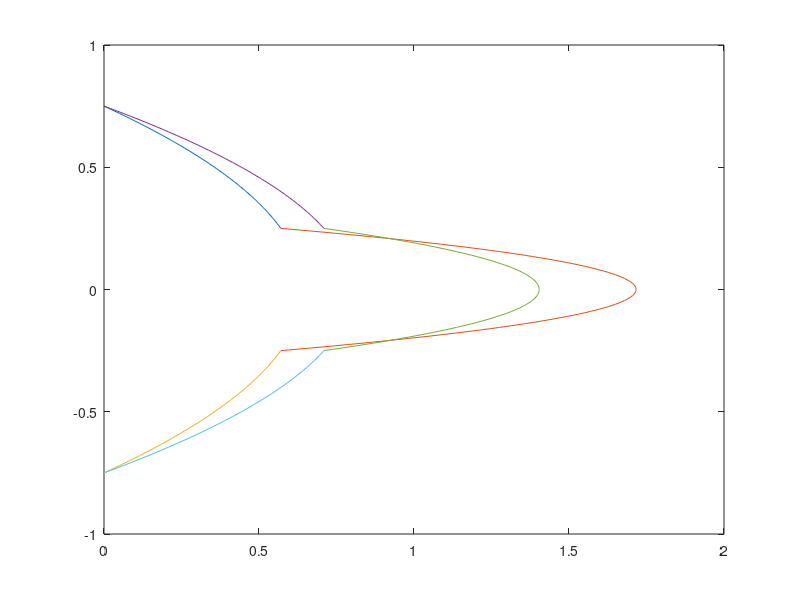

Write MATLAB code to recreate this figure.
%INPUTS

N=3;


%Txz calcuation
%E1=117/(1-(.2758*.017141));    % c {0 }
%E1=8.44/(1-(.403531*.403531)); % c {45}
%E2=7.28/(1-(.017141*.2758));   % c {90}

%Tyz calculation
%E1=7.28/(1-(.017141*.2758));    % c {0 }
%E1=8.44/(1-(.403531*.403531));  % c {45}
%E2=117/(1-(.2758*.017141));     % c {90}


% weight percentage=1

  %Txz calcuation 
%E2=117.06/(1-(.31972*.03994)); % t {0 } %E2=119.26/(1-(.2767*.01697)); % a {0 }  %E2=118.24/(1-(.2779*.02625)); % r {0 } 
%E2=9.5981/(1-(.65707*.65707)); % t {45} %E2=8.2353/(1-(.4128*.4128)); % a {45}   %E2=14.32/(1-(.35622*.35622)); % r {45} 
%E2=14.625/(1-(.31972*.03994)); % t {90} %E2=7.32/(1-(.2767*.01697)); % a {90}    %E2=11.172/(1-(.2779*.02625)); % r {90}
  
  %Tyz calculation
%E2=14.625/(1-(.31972*.03994)); % t {0 } %E2=7.32/(1-(.2767*.01697));   % a {0 }   %E2=11.172/(1-(.2779*.02625)); % r {0 } 
%E2=9.5981/(1-(.65707*.65707)); % t {45} %E2=8.2353/(1-(.4128*.4128));  % a {45}   %E2=14.32/(1-(.35622*.35622)); % r {45} 
%E2=117.06/(1-(.31972*.03994)); % t {90} %E2=119.26/(1-(.2767*.01697)); % a {90}   %E2=118.24/(1-(.2779*.02625)); % r {90}  
 
  
  
%weight percentage=2

%Tyz calculation
   %E2=15.35/(1-(.2796*.0357)); % r {0 } 
   %E2=18.897/(1-(.31425*.31425)); % r {45} 
   %E2=120.21/(1-(.2796*.0357)); % r {90}


 
  E1=15.35/(1-(.2796*.0357)); % r {0 }    
  E2=120.21/(1-(.2796*.0357)); % r {90} 
  E3=15.35/(1-(.2796*.0357)); % r {0 }    
%  
  E= [E1 E2 E3 ]
%E=[80  800 87 ]
%E=[10 20 30 40];
%E=[ (25/(1-(.25*.01))) (1/(1-(.25*.01))) (25/(1-(.2r5*.01)))  (1/(1-(.25*.01)))  (25/(1-(.25*.01)))   ];    % 0 90 0 90 0
%E=[ (25/(1-(.25*.01))) (1/(1-(.25*.01))) (1.325/(1-(.3245)^2))  (1/(1-(.25*.01)))  (25/(1-(.25*.01)))   ]  % 0 90 45 90 0 
%E= [ (2.192/(1-(.4082*.2994  ))) (1/(1-(.25*.01))) (1.325/(1-(.3245)^2)) (1.068/(1-(.1989*.40822))) 2.4971]; % -30 90 45 60 30
% E=[40 10]
b= 10;
t=[.5  .5  .5];
Q=1;
%Calculation of boundaries of layers : z_1(i) or zk

c=sum(t)/2;
z_1(1)=c;
for i=1:N
    
    z_1(i+1)=z_1(i)-(t(i))
end

clear i;

%Calculation of normalization factors : n(i) 

E_a=sum(E)/N;
for i=1:N
    n(i)=E(i)/E_a;
end

clear i;

%Calculation of nuetral axes : z_g or z*
for i=1:N
    c(i)=((z_1(i+1)+z_1(i))*n(i)*t(i));
end

clear i;

a=sum(c)/2;
for i=1:N
    C1(i)=(t(i)*n(i));
end
w=sum(C1);
z_g = a/w;


%Calculation of Boundaries wrt Nuetral axes or z or z_cap

 for i=1:N+1;
 z(i) = z_1(i)-z_g;
end

clear i;

%Calculation of Moment of Inertia

for i=1:N
e(i)= (b/12)* n(i)*(t(i)*t(i)*t(i));
f(i)= (b/4)*n(i)*(t(i))*((z(i+1)+z(i))^2);
end

I = sum(e)+sum(f);

clear i;


% Layerwise/lamina wise shear stress distribution Calculation.

for i=1:N
    
    
    t_21=0;
    t_22=0;
    t_23=0;
    t_2_1=0;
    t_2_2=0;
    t_2_3=0;
    
    r=((z_1(i)-(z_1(i+1)))/100);
    x_L(:,:,i) = [ z_1(i) : -r :(z_1(i+1))]
 
    
    if z_1(i)*z_1(i+1)>=0 
      
      % t-1 calutaion starts  
        if z_1(i)<0
            h1=-1*z_1(i);
        else
        h1=z_1(i);
        end
    
        if z_1(i+1)<0
           h2=-1*z_1(i+1);
        else
           h2=z_1(i+1);
        end 
    
        if h1>h2
          H= z(i)
        else 
         H= z(i+1) 
        end
        t_1(:,:,i) = (b/2)*n(i)*((x_L(:,:, i )-z_g).^2-(H)^2)
    
     % t-1 calutaion ends
     
     % t-2 calutaion starts 
     
                                     if z_1(i)*z_1(i+1)>0 && z_1(i)>0
                                     display case1
                                     k=i-1;
                                     m=k+1;
                                     
                                     
                                         
                                     for m=k+1:N
                                     t_2_1=t_2_1+(n(m)*(b/2)*(z(m)^2-z(m+1)^2));
         
                                     end
                                     
                                     
                                     t_21=t_2_1;
                                     t_2_1=0;
                                     t_2(i)=t_21
                                      Q_x(:,:,i) = t_1(:,:,i) + t_2(i); 
    
                                      T_x_L(:,:,i) = -(Q_x(:,:,i)*Q)/I
                                  
                                  elseif z_1(i)*z_1(i+1)>0 && z_1(i)<0
                                      display case2
                                      
             
                                     k=i;
                                     m=k+1;
                                     
                                     
                                     for m=k+1:N
                                     t_2_2=t_2_2+(n(m)*(b/2)*(z(m)^2-z(m+1)^2));
         
                                     end
                                     t_22=t_2_2;
                                     t_2_2=0;
                                     t_2(i)=t_22
                                      Q_x(:,:,i) = t_1(:,:,i) + t_2(i); 
    
                                      T_x_L(:,:,i) = -(Q_x(:,:,i)*Q)/I
                                   
                                  elseif  z_1(i)*z_1(i+1)==0 && z_1(i)==0
                                      display case3
                                      k=i;
                                     m=k+1;
                                     
                                     
                                     for m=k+1:N
                                     t_2_2=t_2_2+(n(m)*(b/2)*(z(m)^2-z(m+1)^2));
         
                                     end
                                     t_22=t_2_2;
                                     t_2_2=0;
                                     t_2(i)=t_22
                                      Q_x(:,:,i) = t_1(:,:,i) + t_2(i); 
    
                                      T_x_L(:,:,i) = -(Q_x(:,:,i)*Q)/I
                                   
                                  elseif z_1(i)*z_1(i+1)==0 && z_1(i+1)==0
                                     display case4
                                     k=i-1;
                                     m=k+1;
                                     
                                     
                                         
                                     for m=k+1:N
                                     t_2_1=t_2_1+(n(m)*(b/2)*(z(m)^2-z(m+1)^2));
         
                                     end
                                     
                                     
                                     t_21=t_2_1;
                                     t_2_1=0;
                                     t_2(i)=t_21
                                     Q_x(:,:,i) = t_1(:,:,i) + t_2(i); 
    
                                     T_x_L(:,:,i) = -(Q_x(:,:,i)*Q)/I
     
                                     end
     
                                     
         % t-2 calutaion ends                            
     
    else
        
        % t-1 and t-2 calutaion starts
        for v= 1:length(x_L)
           
         if x_L(:,v,i)>=0
         display case6  
         k=i-1;
         m=k+1;
         t_1(:,v,i) = (b/2)*n(i)*((x_L(:,v, i )-z_g).^2-(z(m))^2)
                                        
                                     
                                     
                                         
                                        for m=k+1:N
                                        t_2_1=t_2_1+(n(m)*(b/2)*(z(m)^2-z(m+1)^2));
         
                                        end
                                     
                                     
                                        t_21=t_2_1
                                        t_2_1=0;
                                        t_2(i)=t_21
                                        Q_x(:,v,i) = t_1(:,v,i) + t_2(i); 
    
                                        T_x_L(:,v,i) = -(Q_x(:,v,i)*Q)/I
         
         else
         display case7
         k=i;
         m=k+1;
         t_1(:,v,i) = (b/2)*n(i)*((x_L(:,v, i )-z_g).^2-(z(m))^2)
                                        k=i;
                                        m=k+1;
                                     
                                     
                                        for m=k+1:N
                                        t_2_2=t_2_2+(n(m)*(b/2)*(z(m)^2-z(m+1)^2));
         
                                        end
                                        t_22=t_2_2
                                        t_2_2=0;
                                        t_2(i)=t_22
                                        Q_x(:,v,i) = t_1(:,v,i) + t_2(i); 
    
                                        T_x_L(:,v,i) = -(Q_x(:,v,i)*Q)/I
       
         end
         
        v=v+1; 
        
        end
        
        
       % t-1and t-2  calutaion ends
    end  
     
                                     
                                   
end



M_L=max(T_x_L(:,:,:))

% PLOTTING %   

% figure (1)
% plot (  T_x(:,:,1), x_L(:,:, 1) ) ;
 
% figure (1)
% plot (  T_x(:,:,1), x_L(:,:, 1) , T_x(:,:,2), x_L(:,:, 2) );
 
%  
%  figure (1)
%  plot (  T_x_L(:,:,1), x_L(:,:, 1) , T_x_L(:,:,2), x_L(:,:, 2) ,T_x_L(:,:,3) , x_L(:,:, 3) );
  

% figure (2)
% plot (  T_x(:,:,1), x_L(:,:, 1) , T_x(:,:,2), x_L(:,:, 2) ,T_x(:,:,3) ,x_L(:,:, 3) , T_x(:,:,4) ,x_L(:,:, 4) ) ;

% figure (2)
% plot (  T_x(:,:,1), x_L(:,:, 1) , T_x(:,:,2), x_L(:,:, 2) ,T_x(:,:,3) ,x_L(:,:, 3) , T_x(:,:,4) ,x_L(:,:, 4) ) ;
 
% figure (2)
% plot (  T_x(:,:,1), x_L(:,:, 1) , T_x(:,:,2), x_L(:,:, 2) ,T_x(:,:,3) ,x_L(:,:, 3) , T_x(:,:,4) ,x_L(:,:, 4)  ,T_x(:,:,5) , x_L(:,:, 5) ) ;

% figure (1)
% plot (  T_x(:,:,1), x_L(:,:, 1) , T_x(:,:,2), x_L(:,:, 2) ,T_x(:,:,3) ,x_L(:,:, 3) , T_x(:,:,4) ,x_L(:,:, 4)  ,T_x(:,:,5) , x_L(:,:, 5) ,T_x(:,:,6) , x_L(:,:, 6) ) ;






































%INPUTS

N=3;

%Txz calcuation
%E1=117/(1-(.2758*.017141));    % c {0 }
%E1=8.44/(1-(.403531*.403531)); % c {45}
%E2=7.28/(1-(.017141*.2758));   % c {90}

%Tyz calculation
%E1=7.28/(1-(.017141*.2758));    % c {0 }
%E1=8.44/(1-(.403531*.403531));  % c {45}
%E2=117/(1-(.2758*.017141));     % c {90}




% 
  E1=7.28/(1-(.017141*.2758));    % c {0 }
  E2=117/(1-(.2758*.017141));     % c {90}
  E3=7.28/(1-(.017141*.2758));    % c {0 }
  
% %  
 E= [E1 E2 E3 ]
% E=[8  8 8 ]
%E=[10 20 30 40];
%E=[ (25/(1-(.25*.01))) (1/(1-(.25*.01))) (25/(1-(.2r5*.01)))  (1/(1-(.25*.01)))  (25/(1-(.25*.01)))   ];    % 0 90 0 90 0
%E=[ (25/(1-(.25*.01))) (1/(1-(.25*.01))) (1.325/(1-(.3245)^2))  (1/(1-(.25*.01)))  (25/(1-(.25*.01)))   ]  % 0 90 45 90 0 
%E= [ (2.192/(1-(.4082*.2994  ))) (1/(1-(.25*.01))) (1.325/(1-(.3245)^2)) (1.068/(1-(.1989*.40822))) 2.4971]; % -30 90 45 60 30
% E=[40 10]
b= 10;
t=[.5  .5  .5];
Q=1;
%Calculation of boundaries of layers : z_1(i) or zk

c=sum(t)/2;
z_1(1)=c;
for i=1:N
    
    z_1(i+1)=z_1(i)-(t(i))
end

clear i;

%Calculation of normalization factors : n(i) 

E_a=sum(E)/N;
for i=1:N
    n(i)=E(i)/E_a;
end

clear i;

%Calculation of nuetral axes : z_g or z*
for i=1:N
    c(i)=((z_1(i+1)+z_1(i))*n(i)*t(i));
end

clear i;

a=sum(c)/2;
for i=1:N
    C1(i)=(t(i)*n(i));
end
w=sum(C1);
z_g = a/w;


%Calculation of Boundaries wrt Nuetral axes or z or z_cap

 for i=1:N+1;
 z(i) = z_1(i)-z_g;
end

clear i;

%Calculation of Moment of Inertia

for i=1:N
e(i)= (b/12)* n(i)*(t(i)*t(i)*t(i));
f(i)= (b/4)*n(i)*(t(i))*((z(i+1)+z(i))^2);
end

I = sum(e)+sum(f);

clear i;


% Layerwise/lamina wise shear stress distribution Calculation.

for i=1:N
    
    
    t_21=0;
    t_22=0;
    t_23=0;
    t_2_1=0;
    t_2_2=0;
    t_2_3=0;
    
    r=((z_1(i)-(z_1(i+1)))/100);
    x_R(:,:,i) = [ z_1(i) : -r :(z_1(i+1))]
 
    
    if z_1(i)*z_1(i+1)>=0 
      
      % t-1 calutaion starts  
        if z_1(i)<0
            h1=-1*z_1(i);
        else
        h1=z_1(i);
        end
    
        if z_1(i+1)<0
           h2=-1*z_1(i+1);
        else
           h2=z_1(i+1);
        end 
    
        if h1>h2
          H= z(i)
        else 
         H= z(i+1) 
        end
        t_1(:,:,i) = (b/2)*n(i)*((x_R(:,:, i )-z_g).^2-(H)^2)
    
     % t-1 calutaion ends
     
     % t-2 calutaion starts 
     
                                     if z_1(i)*z_1(i+1)>0 && z_1(i)>0
                                     display case1
                                     k=i-1;
                                     m=k+1;
                                     
                                     
                                         
                                     for m=k+1:N
                                     t_2_1=t_2_1+(n(m)*(b/2)*(z(m)^2-z(m+1)^2));
         
                                     end
                                     
                                     
                                     t_21=t_2_1;
                                     t_2_1=0;
                                     t_2(i)=t_21
                                      Q_x(:,:,i) = t_1(:,:,i) + t_2(i); 
    
                                      T_x_R(:,:,i) = -(Q_x(:,:,i)*Q)/I
                                  
                                  elseif z_1(i)*z_1(i+1)>0 && z_1(i)<0
                                      display case2
                                      
             
                                     k=i;
                                     m=k+1;
                                     
                                     
                                     for m=k+1:N
                                     t_2_2=t_2_2+(n(m)*(b/2)*(z(m)^2-z(m+1)^2));
         
                                     end
                                     t_22=t_2_2;
                                     t_2_2=0;
                                     t_2(i)=t_22
                                      Q_x(:,:,i) = t_1(:,:,i) + t_2(i); 
    
                                      T_x_R(:,:,i) = -(Q_x(:,:,i)*Q)/I
                                   
                                  elseif  z_1(i)*z_1(i+1)==0 && z_1(i)==0
                                      display case3
                                      k=i;
                                     m=k+1;
                                     
                                     
                                     for m=k+1:N
                                     t_2_2=t_2_2+(n(m)*(b/2)*(z(m)^2-z(m+1)^2));
         
                                     end
                                     t_22=t_2_2;
                                     t_2_2=0;
                                     t_2(i)=t_22
                                      Q_x(:,:,i) = t_1(:,:,i) + t_2(i); 
    
                                      T_x_R(:,:,i) = -(Q_x(:,:,i)*Q)/I
                                   
                                  elseif z_1(i)*z_1(i+1)==0 && z_1(i+1)==0
                                     display case4
                                     k=i-1;
                                     m=k+1;
                                     
                                     
                                         
                                     for m=k+1:N
                                     t_2_1=t_2_1+(n(m)*(b/2)*(z(m)^2-z(m+1)^2));
         
                                     end
                                     
                                     
                                     t_21=t_2_1;
                                     t_2_1=0;
                                     t_2(i)=t_21
                                     Q_x(:,:,i) = t_1(:,:,i) + t_2(i); 
    
                                     T_x_R(:,:,i) = -(Q_x(:,:,i)*Q)/I
     
                                     end
     
                                     
         % t-2 calutaion ends                            
     
    else
        
        % t-1 and t-2 calutaion starts
        for v= 1:length(x_R)
           
         if x_R(:,v,i)>=0
         display case6  
         k=i-1;
         m=k+1;
         t_1(:,v,i) = (b/2)*n(i)*((x_R(:,v, i )-z_g).^2-(z(m))^2)
                                        
                                     
                                     
                                         
                                        for m=k+1:N
                                        t_2_1=t_2_1+(n(m)*(b/2)*(z(m)^2-z(m+1)^2));
         
                                        end
                                     
                                     
                                        t_21=t_2_1
                                        t_2_1=0;
                                        t_2(i)=t_21
                                        Q_x(:,v,i) = t_1(:,v,i) + t_2(i); 
    
                                        T_x_R(:,v,i) = -(Q_x(:,v,i)*Q)/I
         
         else
         display case7
         k=i;
         m=k+1;
         t_1(:,v,i) = (b/2)*n(i)*((x_R(:,v, i )-z_g).^2-(z(m))^2)
                                        k=i;
                                        m=k+1;
                                     
                                     
                                        for m=k+1:N
                                        t_2_2=t_2_2+(n(m)*(b/2)*(z(m)^2-z(m+1)^2));
         
                                        end
                                        t_22=t_2_2
                                        t_2_2=0;
                                        t_2(i)=t_22
                                        Q_x(:,v,i) = t_1(:,v,i) + t_2(i); 
    
                                        T_x_R(:,v,i) = -(Q_x(:,v,i)*Q)/I
       
         end
         
        v=v+1; 
        
        end
        
        
       % t-1and t-2  calutaion ends
    end  
     
                                     
                                   
end



M_R=max(T_x_R(:,:,:))

M_L=max(T_x_L(:,:,:))


% PLOTTING %   

% figure (1)
% plot (  T_x(:,:,1), x_R(:,:, 1) ) ;
 
% figure (1)
% plot (  T_x(:,:,1), x_R(:,:, 1) , T_x(:,:,2), x_R(:,:, 2) );
 
%  
 figure (1)
 plot (  T_x_R(:,:,1), x_R(:,:, 1) , T_x_R(:,:,2), x_R(:,:, 2) ,T_x_R(:,:,3) , x_R(:,:, 3),T_x_L(:,:,1), x_L(:,:, 1) , T_x_L(:,:,2), x_L(:,:, 2) ,T_x_L(:,:,3) , x_L(:,:, 3) );
  

% figure (2)
% plot (  T_x(:,:,1), x_R(:,:, 1) , T_x(:,:,2), x_R(:,:, 2) ,T_x(:,:,3) ,x_R(:,:, 3) , T_x(:,:,4) ,x_R(:,:, 4) ) ;

% figure (2)
% plot (  T_x(:,:,1), x_R(:,:, 1) , T_x(:,:,2), x_R(:,:, 2) ,T_x(:,:,3) ,x_R(:,:, 3) , T_x(:,:,4) ,x_R(:,:, 4) ) ;
 
% figure (2)
% plot (  T_x(:,:,1), x_R(:,:, 1) , T_x(:,:,2), x_R(:,:, 2) ,T_x(:,:,3) ,x_R(:,:, 3) , T_x(:,:,4) ,x_R(:,:, 4)  ,T_x(:,:,5) , x_R(:,:, 5) ) ;

% figure (1)
% plot (  T_x(:,:,1), x_R(:,:, 1) , T_x(:,:,2), x_R(:,:, 2) ,T_x(:,:,3) ,x_R(:,:, 3) , T_x(:,:,4) ,x_R(:,:, 4)  ,T_x(:,:,5) , x_R(:,:, 5) ,T_x(:,:,6) , x_R(:,:, 6) ) ;



T=[T_x_R(:,:,1) T_x_R(:,:,1) T_x_R(:,:,1)]

save('file.dat','T')













